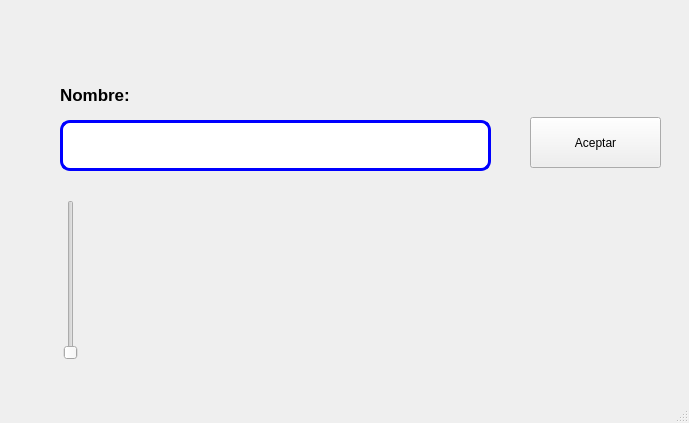
<?xml version="1.0" encoding="UTF-8"?>
<ui version="4.0">
 <class>MainWindow</class>
 <widget class="QMainWindow" name="MainWindow">
  <property name="geometry">
   <rect>
    <x>0</x>
    <y>0</y>
    <width>689</width>
    <height>423</height>
   </rect>
  </property>
  <property name="windowTitle">
   <string>MainWindow</string>
  </property>
  <widget class="QWidget" name="centralwidget">
   <widget class="QLabel" name="label">
    <property name="geometry">
     <rect>
      <x>60</x>
      <y>80</y>
      <width>101</width>
      <height>31</height>
     </rect>
    </property>
    <property name="font">
     <font>
      <pointsize>13</pointsize>
     </font>
    </property>
    <property name="text">
     <string>&lt;html&gt;&lt;head/&gt;&lt;body&gt;&lt;p&gt;&lt;span style=&quot; font-weight:600;&quot;&gt;Nombre:&lt;/span&gt;&lt;/p&gt;&lt;/body&gt;&lt;/html&gt;</string>
    </property>
   </widget>
   <widget class="QLineEdit" name="txt_nombre_imagen">
    <property name="geometry">
     <rect>
      <x>60</x>
      <y>120</y>
      <width>431</width>
      <height>51</height>
     </rect>
    </property>
    <property name="font">
     <font>
      <pointsize>11</pointsize>
     </font>
    </property>
    <property name="styleSheet">
     <string notr="true">border: 3px solid blue;
border-radius:10px</string>
    </property>
    <property name="text">
     <string/>
    </property>
   </widget>
   <widget class="QLabel" name="label_2">
    <property name="geometry">
     <rect>
      <x>120</x>
      <y>190</y>
      <width>361</width>
      <height>171</height>
     </rect>
    </property>
    <property name="text">
     <string/>
    </property>
    <property name="pixmap">
     <pixmap resource="../../Archivos/Recursos.qrc">:/Logos/Castor.jpg</pixmap>
    </property>
    <property name="scaledContents">
     <bool>true</bool>
    </property>
   </widget>
   <widget class="QLabel" name="label_11">
    <property name="geometry">
     <rect>
      <x>10</x>
      <y>10</y>
      <width>141</width>
      <height>61</height>
     </rect>
    </property>
    <property name="text">
     <string/>
    </property>
    <property name="pixmap">
     <pixmap resource="../../Archivos/Recursos.qrc">:/Logos/UAT.png</pixmap>
    </property>
    <property name="scaledContents">
     <bool>true</bool>
    </property>
   </widget>
   <widget class="QLabel" name="label_10">
    <property name="geometry">
     <rect>
      <x>550</x>
      <y>290</y>
      <width>121</width>
      <height>71</height>
     </rect>
    </property>
    <property name="text">
     <string/>
    </property>
    <property name="pixmap">
     <pixmap resource="../../Archivos/Recursos.qrc">:/Logos/Castor.jpg</pixmap>
    </property>
    <property name="scaledContents">
     <bool>true</bool>
    </property>
   </widget>
   <widget class="QLabel" name="label_9">
    <property name="geometry">
     <rect>
      <x>510</x>
      <y>20</y>
      <width>161</width>
      <height>61</height>
     </rect>
    </property>
    <property name="styleSheet">
     <string notr="true">background-image: url(:/NLogos/Facultad.jpg);</string>
    </property>
    <property name="text">
     <string/>
    </property>
    <property name="pixmap">
     <pixmap resource="../../Archivos/Recursos.qrc">:/Logos/facultad_ingenieria_tampico.png</pixmap>
    </property>
    <property name="scaledContents">
     <bool>true</bool>
    </property>
   </widget>
   <widget class="QSlider" name="selectorImagen">
    <property name="geometry">
     <rect>
      <x>60</x>
      <y>200</y>
      <width>22</width>
      <height>160</height>
     </rect>
    </property>
    <property name="orientation">
     <enum>Qt::Vertical</enum>
    </property>
   </widget>
   <widget class="QPushButton" name="btn_aceptar">
    <property name="geometry">
     <rect>
      <x>530</x>
      <y>117</y>
      <width>131</width>
      <height>51</height>
     </rect>
    </property>
    <property name="text">
     <string>Aceptar</string>
    </property>
   </widget>
  </widget>
  <widget class="QMenuBar" name="menubar">
   <property name="geometry">
    <rect>
     <x>0</x>
     <y>0</y>
     <width>689</width>
     <height>21</height>
    </rect>
   </property>
  </widget>
  <widget class="QStatusBar" name="statusbar"/>
 </widget>
 <resources>
  <include location="../../Archivos/Recursos.qrc"/>
  <include location="../../Archivos/Recursos.qrc"/>
  <include location="../Desktop/PIP_2025_1_Eq_03/Archivos/Recursos.qrc"/>
 </resources>
 <connections/>
</ui>
